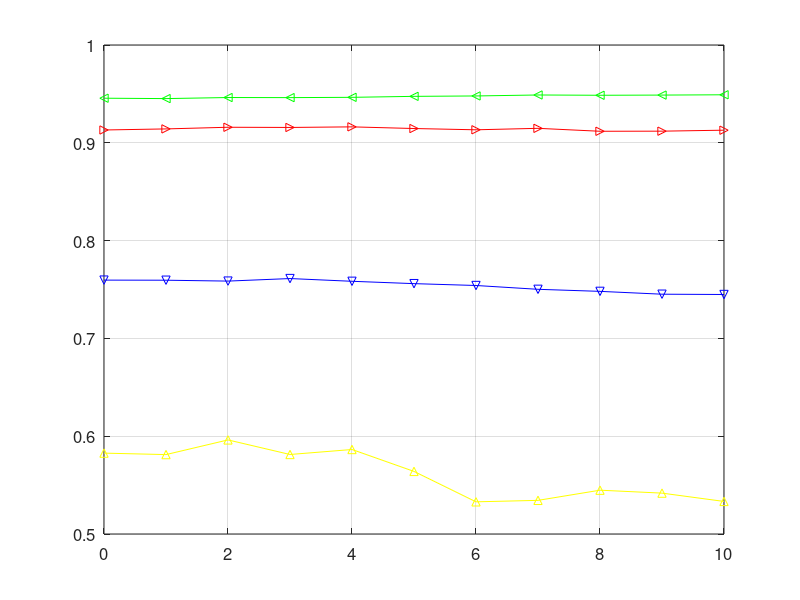

The MATLAB script that drew this image: (Note: this script raises an error after producing the figure.)
xLambda = [1,2,4,8,16,32,64,128,256,512,1024];

yGPCR = [0.7596,0.7595,0.7586,0.7612,0.7584,0.7560,0.7541,0.7502,0.7481,0.7452,0.7449];
plot(log2(xLambda),yGPCR,'bv-');
hold on;

yEnzyme = [0.9131,0.9142,0.9159,0.9157,0.9163,0.9146,0.9133,0.9148,0.9118,0.9119,0.9129];
plot(log2(xLambda),yEnzyme,'r>-');
hold on;

yIC = [0.9456,0.9452,0.9463,0.9462,0.9465,0.9475,0.9479,0.9489,0.9486,0.9488,0.9491];
plot(log2(xLambda),yIC,'g<-');
hold on;

yNR = [0.5827,0.5812,0.5962,0.5813,0.5864,0.5640,0.5329,0.5344,0.5448,0.5418,0.5333];
plot(log2(xLambda),yNR,'y^-');
grid on;

set(gca,'fontsize',12);

mylegend = legend('GPCR','Enzyme','Ion channel','Nuclear receptor',0); 
set(mylegend,'fontsize',16);

handle_xlabel = xlabel('base-2 logarithm of \lambda_{\it^\beta}'); 
set(handle_xlabel,'fontsize',16);

handle_ylabel = ylabel('AUPR'); 
set(handle_ylabel,'fontsize',16);

%title('The effect of parameter lambda');